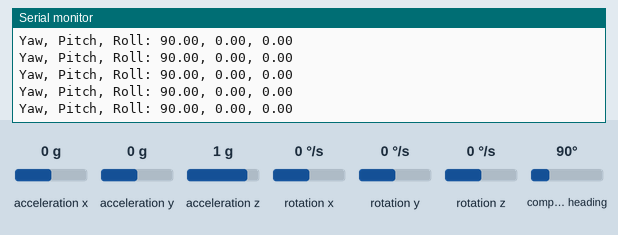
Bench run of a sketch on a simulated Arduino Uno, built with avr-gcc and run on an emulated ATmega328P. Shown: the last lines printed to the serial monitor. Inputs (shaded band) come from the test bench; at power-on: acceleration x 0 g, acceleration y 0 g, compass heading 90°, acceleration z 1 g, rotation x 0 °/s, rotation y 0 °/s, rotation z 0 °/s.

Above: at 8.2 s.
8.3 s: acceleration x set to -1.4 g
At 8.8 s:
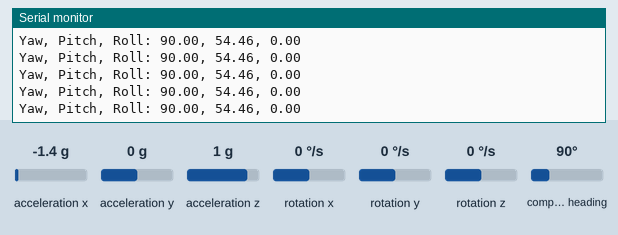
9.8 s: acceleration y set to -1.4 g
At 10.8 s:
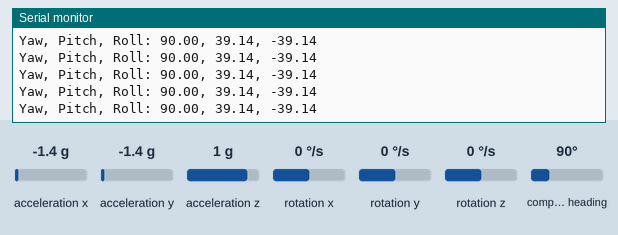
11.3 s: compass heading set to 352°
At 12.1 s:
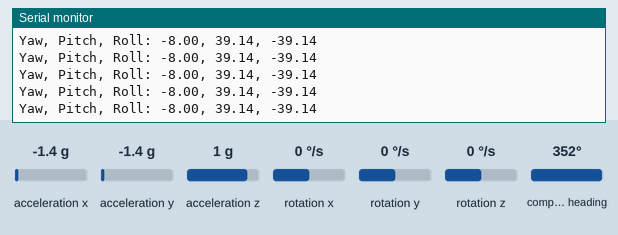
14.3 s: acceleration y set to 0 g
At 15.1 s:
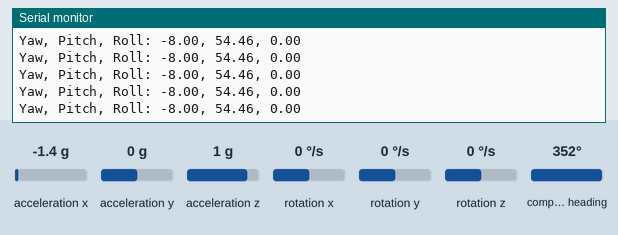
17.3 s: compass heading set to 7°
At 18.4 s:
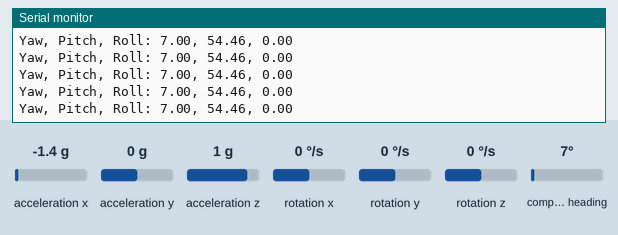
Timing chart, 0 to 20.3 s (numbered marks = the images above; inputs shaded):
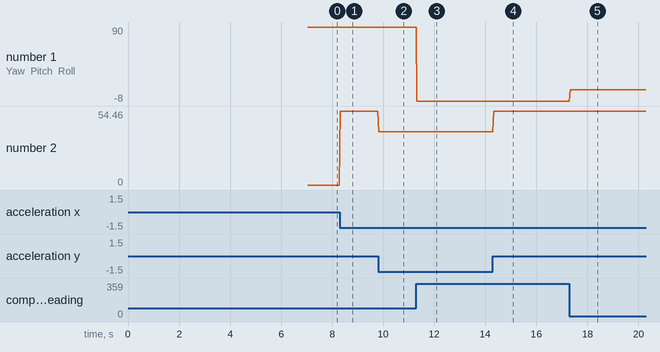

Measured:
- after the input at 8.3 s, the serial monitor: prints a new line at once (image 1)
- after the input at 9.8 s, the serial monitor: prints a new line at once (image 2)
- after the input at 11.3 s, the serial monitor: prints a new line at once (image 3)
- after the input at 14.3 s, the serial monitor: prints a new line at once (image 4)
- after the input at 17.3 s, the serial monitor: prints a new line at once (image 5)
- plotted number 1: 90 → -8 after the input at 11.3 s, -8 → 7 after the input at 17.3 s
- plotted number 2: 0 → 54.46 after the input at 8.3 s, 54.46 → 39.14 after the input at 9.8 s, 39.14 → 54.46 after the input at 14.3 s

The sketch:

hl_ultra_gyro_check.ino
```cpp
// (licence header left out)
// Подключение файла с библиотеки для гироскопа
#include <MPU9250.h>

// Создание объекта для работы с гироскопом
MPU9250 mpu;

void setup() {
  // Настройка скорости отладочного порта
  Serial.begin(115200);

  // Настройка выводов I2C интерфейса
  Wire.setSDA(PB7);
  Wire.setSCL(PB6);
  // Запуск шины I2C
  Wire.begin();
  delay(2000);

  // Указание адреса на шине I2C
  mpu.setup(0x68);
  delay(5000);

  // Калибровка гироскопа и акселерометра
  mpu.calibrateAccelGyro();
}

void loop() {
  // Проверка на наличие данных
  if (mpu.update()) {
    static uint32_t prev_ms = millis();
    if (millis() > prev_ms + 25) {
      get_and_print_roll_pitch_yaw();
      prev_ms = millis();
    }
  }
}

// Метод получения данных от датчика и вывод их в "Монитор порта"
void get_and_print_roll_pitch_yaw() {
  Serial.print("Yaw, Pitch, Roll: ");
  Serial.print(mpu.getYaw(), 2);
  Serial.print(", ");
  Serial.print(mpu.getPitch(), 2);
  Serial.print(", ");
  Serial.println(mpu.getRoll(), 2);
}
```
